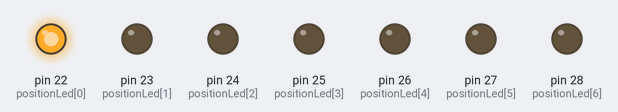
This sketch was run on a simulated Arduino Mega 2560, built with avr-gcc and run on an emulated ATmega2560. On the bench: output pins drawn as LEDs (lit = HIGH).

Above: at 0.05 s.
At 0.15 s:
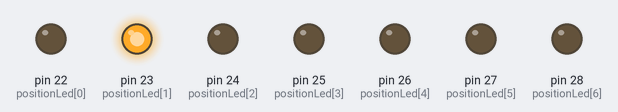
At 0.75 s:
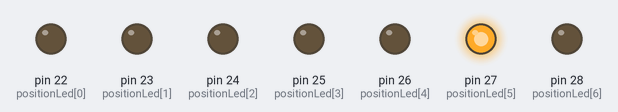
At 1.45 s:
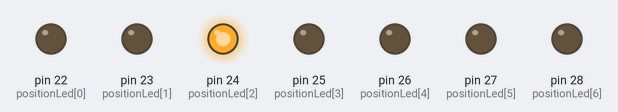
At 2.15 s:
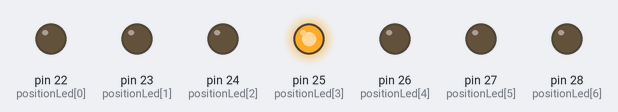
At 2.85 s:
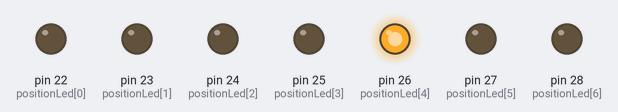
Timing chart, 0 to 3.1 s (numbered marks = the images above):
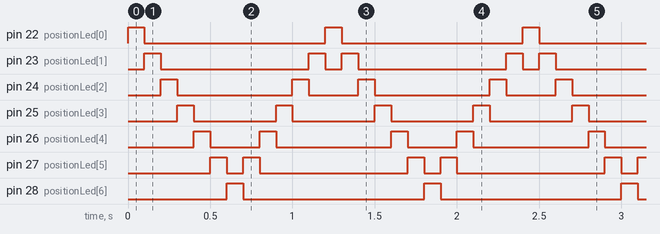

The sketch:

Ruban_K2000.ino
```cpp
/* Initialisation des varirables globales */
int positionLed[7]={22,23,24,25,26,27,28};
int delaiAttente=100;

void setup() {
  /*Pin en mode Sortie courant */
  for(int nombreTour = 0; nombreTour <= 6; nombreTour++){
    pinMode(positionLed[nombreTour],OUTPUT);
  }
}

void loop() {
  /* Boucle d'allumage des LED dans le sens positif */
  for(int nombreTour = 0; nombreTour <= 6; nombreTour++){
    /* Allumage de la LED actuelle en fonction du nombre de tour dans la boucle */
    digitalWrite(positionLed[nombreTour],HIGH);
    delay(delaiAttente);
    /*Extinction de la LED-1 sauf si on est à la première LED */
    if(nombreTour != 0){
      digitalWrite(positionLed[nombreTour-1],LOW);
    }
    /*Extinction de la LED actuelle */
    digitalWrite(positionLed[nombreTour],LOW);
  }

  /* Boucle d'allumage des LED dans le sens négatif */
  for(int nombreTour = 6; nombreTour > 0; nombreTour--){
    /* Allumage de la LED actuelle en fonction du nombre de tour dans la boucle */
    digitalWrite(positionLed[nombreTour],HIGH);
    /*Extinction de la LED+1 sauf si on est à la dernière LED */
    if(nombreTour != 6){
      delay(delaiAttente);
      digitalWrite(positionLed[nombreTour+1],LOW);
    }
    /*Extinction de la LED actuelle */
    digitalWrite(positionLed[nombreTour],LOW);
  }
}
```

Measured:
- by itself, pin 22 (positionLed[0]), pin 28 (positionLed[6]): alternates HIGH for 0.10 s and LOW for 1.1 s
- by itself, pin 23 (positionLed[1]): repeats every 1.2 s: LOW 0.90 s, HIGH 0.10 s, LOW 0.10 s, HIGH 0.10 s
- by itself, pin 24 (positionLed[2]): repeats every 1.2 s: LOW 0.70 s, HIGH 0.10 s, LOW 0.30 s, HIGH 0.10 s
- by itself, pin 25 (positionLed[3]): alternates HIGH for 0.10 s and LOW for 0.50 s
- by itself, pin 26 (positionLed[4]): repeats every 1.2 s: LOW 0.30 s, HIGH 0.10 s, LOW 0.70 s, HIGH 0.10 s
- by itself, pin 27 (positionLed[5]): repeats every 1.2 s: LOW 0.10 s, HIGH 0.10 s, LOW 0.90 s, HIGH 0.10 s
